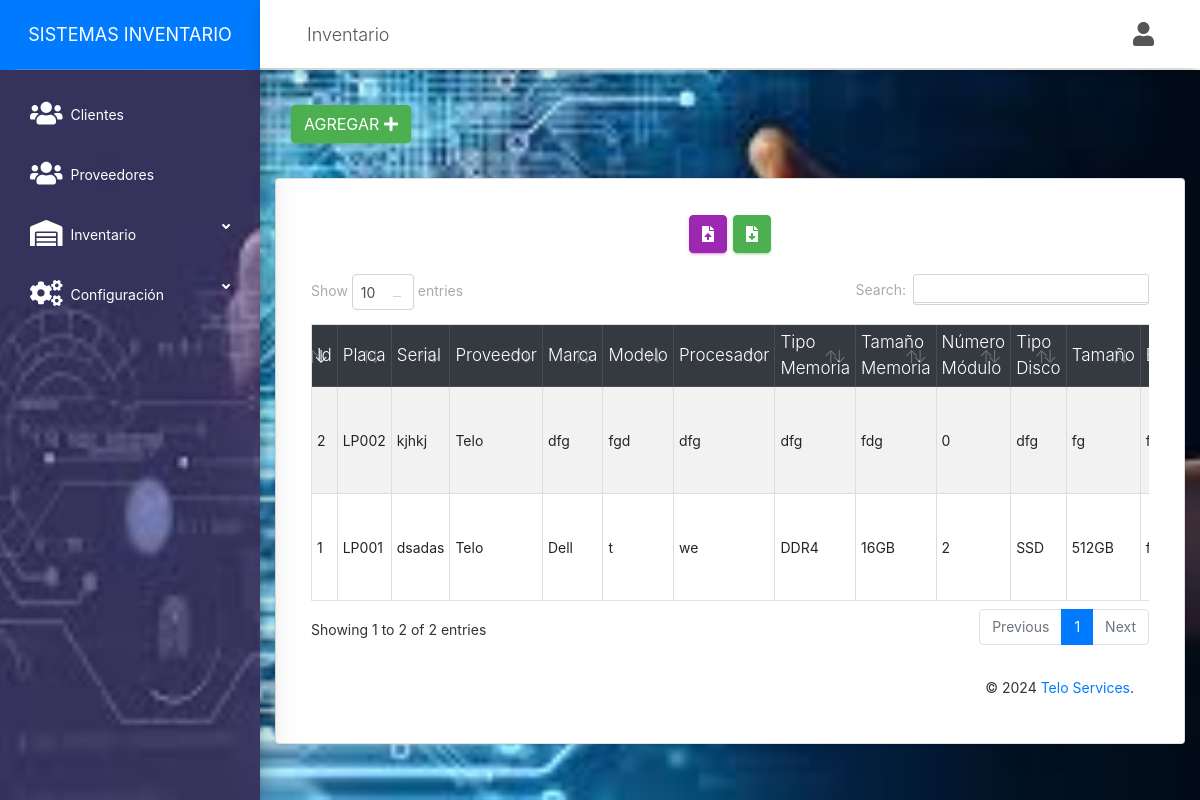
The page /src/registro_portatil.php (signed in) on the database its author committed.
### tables this page shows
CREATE TABLE `registro_portatil` (
  `id` int(11) NOT NULL,
  `placa` varchar(20) NOT NULL,
  `serial` varchar(50) NOT NULL,
  `proveedor_id` int(11) NOT NULL,
  `marca` varchar(50) NOT NULL,
  `modelo` varchar(50) NOT NULL,
  `procesador` varchar(50) NOT NULL,
  `tipmemoria` varchar(50) NOT NULL,
  `tammemoria` varchar(50) NOT NULL,
  `nummodulo` int(11) NOT NULL,
  `tipdisco` varchar(50) NOT NULL,
  `tamano` varchar(50) NOT NULL,
  `bateria` varchar(50) NOT NULL,
  `nota` varchar(50) DEFAULT NULL,
  `estado_id` int(11) NOT NULL,
  `cliente_id` int(11) DEFAULT NULL,
  `tecnico_id` int(11) DEFAULT NULL,
  `fecha_ingreso` date DEFAULT NULL,
  `fecha_salida` date DEFAULT NULL,
  `imagen` text DEFAULT NULL
);

CREATE TABLE `proveedores` (
  `id` int(11) NOT NULL,
  `nombre` varchar(100) NOT NULL,
  `direccion` varchar(255) NOT NULL,
  `telefono` varchar(15) DEFAULT NULL,
  `correo` varchar(100) NOT NULL
);

### src/registro_portatil.php (the view, shortened to what this page needs)
<?php
include_once "includes/header.php";
?>
<div>
    <button class="btn btn-success" id="btnAgregar" data-toggle="modal" data-target="#exampleModal">
        Agregar <i class="fas fa-plus"></i>
    </button>
</div>
</div>
<div class="card">
    <div class="card-body">
        <div class="row">
            <div class="col-md-12">
                <div class="text-center mt-3">
                    <a class="btn btn-primary" href="importar_portatil.php"><i class="fas fa-file-upload"></i></a>
                    <a class="btn btn-success" href="exportar_portatil.php"><i class="fas fa-file-download"></i></a>
                </div>
                <div class="col-md-12 mt-3">
                    <div class="table-responsive">
                        <table class="table table-striped table-bordered" id="tbl">
                            <thead class="thead-dark">
                                <tr>
                                    <th>Id</th>
                                    <th>Placa</th>
                                    <th>Serial</th>
                                    <th>Proveedor</th>
                                    <th>Marca</th>
                                    <th>Modelo</th>
                                    <th>Procesador</th>
                                    <th>Tipo Memoria</th>
                                    <th>Tamaño Memoria</th>
                                    <th>Número Módulo</th>
                                    <th>Tipo Disco</th>
                                    <th>Tamaño</th>
                                    <th>Batería</th>
                                </tr>
                            </thead>
                            <tbody>
                                <?php
                                include "../conexion.php";
                                $query = mysqli_query($conexion, "SELECT r.*, p.nombre AS proveedor_nombre, e.nombre AS estado_nombre, c.nombre AS cliente_nombre, te.nombre AS tecnico_nombre FROM registro_portatil r
                                LEFT JOIN proveedores p ON r.proveedor_id = p.id
                                LEFT JOIN estado e ON r.estado_id = e.id
                                LEFT JOIN clientes c ON r.cliente_id = c.id
                                LEFT JOIN tecnico te ON r.tecnico_id = te.id");
                                $result = mysqli_num_rows($query);
                                if ($result > 0) {
                                    while ($data = mysqli_fetch_assoc($query)) { ?>
                                        <tr>
                                            <td><?php echo $data['id']; ?></td>
                                            <td><?php echo $data['placa']; ?></td>
                                            <td><?php echo $data['serial']; ?></td>
                                            <td><?php echo $data['proveedor_nombre']; ?></td>
                                            <td><?php echo $data['marca']; ?></td>
                                            <td><?php echo $data['modelo']; ?></td>
                                            <td><?php echo $data['procesador']; ?></td>
                                            <td><?php echo $data['tipmemoria']; ?></td>
                                            <td><?php echo $data['tammemoria']; ?></td>
                                            <td><?php echo $data['nummodulo']; ?></td>
                                            <td><?php echo $data['tipdisco']; ?></td>
                                            <td><?php echo $data['tamano']; ?></td>
                                            <td><?php echo $data['bateria']; ?></td>
                                        </tr>
                                    <?php }
                                } ?>
                            </tbody>
                        </table>
                    </div>
                </div>
<?php include_once "includes/footer.php"; ?>
<link rel="stylesheet" href="https://stackpath.bootstrapcdn.com/bootstrap/4.5.2/css/bootstrap.min.css">

### rows shown on the page
registro_portatil: id "1", placa "LP001", serial "dsadas", proveedor.nombre "Telo", marca "Dell", modelo "t", procesador "we", tipmemoria "DDR4", tammemoria "16GB", nummodulo "2", tipdisco "SSD", tamano "512GB"
registro_portatil: id "2", placa "LP002", serial "kjhkj", proveedor.nombre "Telo", marca "dfg", modelo "fgd", procesador "dfg", tipmemoria "dfg", tammemoria "fdg", nummodulo "0", tipdisco "dfg", tamano "fg"
